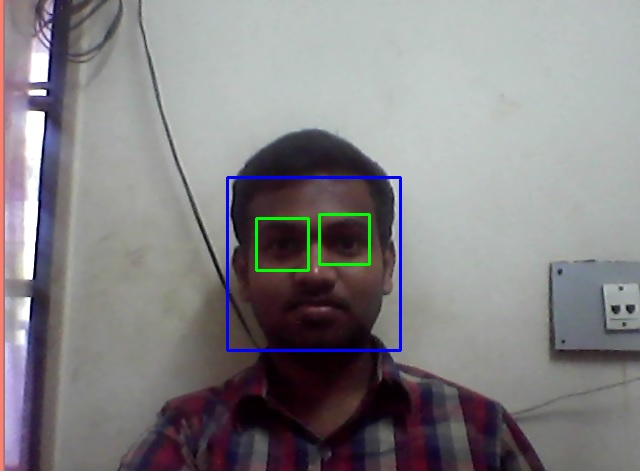
#> input picture Code/Live face detection/barani.jpg, 640 x 476 px, given in place of the camera
$ python main.py   (older library calls are emulated)
#> lines starting #> are read from the running program, lines starting #| are printed output that depends on the picture
### Code/fall-detector-v2/video.py
# Fall detector video class
# Source: camera (int) or file (string)
#
#
# Kim Salmi, kim.salmi(at)iki(dot)fi
# http://tunn.us/arduino/falldetector.php
# License: GPLv3

import time
import cv2
import person
import settings
import webservice
import bs

class Video:
	def __init__(self):
		self.settings = settings.Settings()
		self.camera = cv2.VideoCapture(0)
		self.bs = bs.Bs()
		self.persons = person.Persons(self.settings.movementMaximum, self.settings.movementMinimum, self.settings.movementTime)
		self.start = time.time()
		self.webservice = webservice.Webservice(self.settings.location, self.settings.phone)
		self.errorcount = 0
		self.alertLog = []
		self.frameCount = 1

	def nextFrame(self):
		grabbed, self.frame = self.camera.read()
#> self.frame is the input picture: shape (476, 640, 3); mean B, G, R 133.3, 131, 133.3
		if not grabbed: # eof
			self.destroyNow()
		self.convertFrame()

	def showFrame(self):
		if self.settings.debug:
			cv2.imshow("Thresh", self.thresh)
			#if self.settings.bsMethod == 1:
				#cv2.imshow("backgroundFrame", self.backgroundFrame)
				#cv2.imshow("frameDelta", self.frameDelta)
		cv2.imshow("Feed", self.frame)


	def destroyNow(self):
		self.camera.release()
		cv2.destroyAllWindows()

	def testDestroy(self):
		key = cv2.waitKey(1) & 0xFF
		if key == ord("q"):
			self.destroyNow()
			return 1
		else:
			return 0

	# [5 lines left out: function resetBackgroundFrame, not called in this run]
		#self.frameCount = 1
		#print 'resetbackgroundFrame'

	def testBackgroundFrame(self):
		key = cv2.waitKey(1) & 0xFF
		if key == ord("n"):
			self.bs.deleteBackground()
		#self.resetBackgroundFrame()

	def updateBackground(self):
		self.bs.updateBackground(self.frame)

	def testSettings(self):
		key = cv2.waitKey(1) & 0xFF
		if key == ord("0"):
			self.settings.minArea += 50
			print "minArea: " , self.settings.minArea
		if key == ord("9"):
			self.settings.minArea -= 50
			print "minArea: " , self.settings.minArea
		if key == ord("8"):
			self.settings.dilationPixels += 1
			print "dilationPixels: " , self.settings.dilationPixels
		if key == ord("7"):
			self.settings.dilationPixels -= 1
			print "dilationPixels: " , self.settings.dilationPixels
		if key == ord("6"):
			self.settings.thresholdLimit += 1
			print "thresholdLimit: " , self.settings.thresholdLimit
		if key == ord("5"):
			self.settings.thresholdLimit -= 1
			print "thresholdLimit: " , self.settings.thresholdLimit
		if key == ord("4"):
			self.settings.movementMaximum += 1
			print "movementMaximum: " , self.settings.movementMaximum
		if key == ord("3"):
			self.settings.movementMaximum -= 1
			print "movementMaximum: " , self.settings.movementMaximum
		if key == ord("2"):
			self.settings.movementMinimum += 1
			print "movementMinimum: " , self.settings.movementMinimum
		if key == ord("1"):
			self.settings.movementMinimum  -= 1
			print "movementMinimum: " , self.settings.movementMinimum
		if key == ord("o"):
			if self.settings.useGaussian:
				self.settings.useGaussian = 0
				print "useGaussian: off"
				self.resetbackgroundFrame()
			else:
				self.settings.useGaussian = 1
				print "useGaussian: on"
				self.resetbackgroundFrame()
		if key == ord("+"):
			self.settings.movementTime += 1
			print "movementTime: " , self.settings.movementTime
		if key == ord("p"):
			self.settings.movementTime -= 1
			print "movementTime : " , self.settings.movementTime


	def convertFrame (self):
		# resize current frame, make it gray scale and blur it
		if self.settings.useResize:
			r = 750.0 / self.frame.shape[1]
#> r = 1.17
			dim = (750, int(self.frame.shape[0] * r))
#> dim = (750, 557)
			self.frame = cv2.resize(self.frame, dim, interpolation = cv2.INTER_AREA)
#> self.frame: shape (557, 750, 3)
		if self.settings.useBw:
			self.frame = cv2.cvtColor(self.frame, cv2.COLOR_BGR2GRAY)
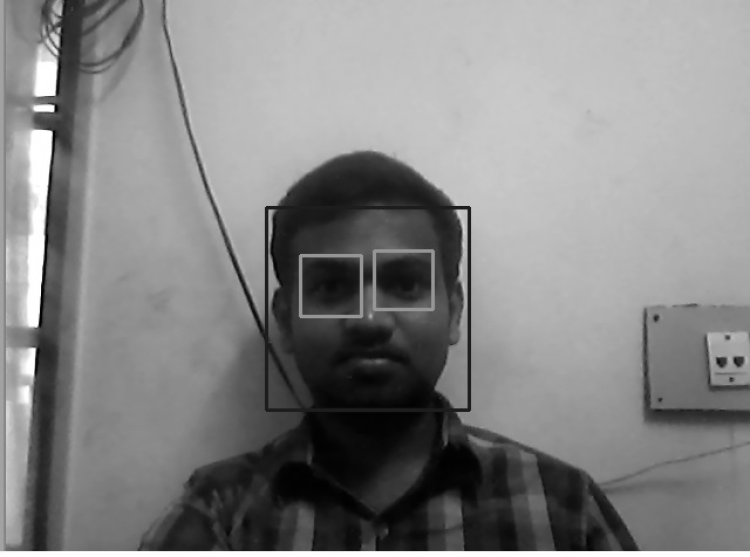
#> self.frame: shape (557, 750); min 1, max 255, mean 131.9
		if self.settings.useGaussian:
			self.frame = cv2.GaussianBlur(self.frame, (self.settings.gaussianPixels, self.settings.gaussianPixels), 0)

	def compare(self):
		# difference between the current frame and backgroundFrame
		self.thresh = self.bs.compareBackground(self.frame)
		self.thresh = cv2.dilate(self.thresh, None, iterations=self.settings.dilationPixels) # dilate thresh
		_, contours, _ = cv2.findContours(self.thresh.copy(), cv2.RETR_EXTERNAL, cv2.CHAIN_APPROX_SIMPLE) #find contours

		self.persons.tick()

		detectStatus = "idle"


		for contour in contours:
			if cv2.contourArea(contour) < self.settings.minArea:
				continue

			(x, y, w, h) = cv2.boundingRect(contour)

			#if self.thresh.shape[1] < w+50 and self.thresh.shape[0] < h+50:
				#self.newLightconditions()
			#	continue

			person = self.persons.addPerson(x, y, w, h)
			color = (0, 255, 0)
			if person.alert:
				color = (0, 0, 255)
				cv2.line(self.frame, (x, y), (x + w, y + h), color, 2)
				cv2.line(self.frame, (x + w, y), (x , y + h), color, 2)
				detectStatus = "Alarm, not moving"

				if not person.alarmReported:
					self.webservice.alarm("not moving", person.id)
					person.alarmReported = 1

			cv2.rectangle(self.frame, (x, y), (x + w, y + h), color, 2)
			cv2.putText(self.frame, "{}".format(cv2.contourArea(contour)), (x, y+h+20), cv2.FONT_HERSHEY_SIMPLEX, 0.7, color, 1)
			cv2.putText(self.frame, "{} : {}".format(person.id, person.lastmoveTime), (x, y+20), cv2.FONT_HERSHEY_SIMPLEX, 0.8, color, 1)

		# Hud + fps
		if self.settings.debug:
			self.end = time.time()
			seconds = self.end - self.start
			fps  = round((1 / seconds), 1)
			self.start = time.time()

			cv2.putText(self.frame, "Detect: {}".format(detectStatus), (10, 20), cv2.FONT_HERSHEY_SIMPLEX, 0.8, (0, 140, 255), 1)
	 		cv2.putText(self.frame, "FPS: {}".format(fps), (400, 20), cv2.FONT_HERSHEY_SIMPLEX, 0.8, (0, 140, 255), 1)


	# [6 lines left out: function newLightconditions, not called in this run]

### Code/fall-detector-v2/bs.py
# bs.py
# Method:
# 0 - MOG2
# 1 - dynamic approach
#
# Kim Salmi, kim.salmi(at)iki(dot)fi
# http://tunn.us/arduino/falldetector.php
# License: GPLv3

# BackgroundSubtractorMOG2([history, varThreshold[, bShadowDetection]]) -> <BackgroundSubtractorMOG2 object>
# http://docs.opencv.org/2.4/modules/video/doc/motion_analysis_and_object_tracking.html#backgroundsubtractormog2

import cv2
import settings

class Bs:
	def __init__(self):
		self.settings = settings.Settings()
		self.method = self.settings.bsMethod

		if self.method == 0:
			self.fgbg = cv2.BackgroundSubtractorMOG2(self.settings.MOG2history, self.settings.MOG2thresh, self.settings.MOG2shadow)
			self.foregroundMask = None

		if self.method == 1:
			self.backgroundFrame = None
			self.frameCount = 1

	def updateBackground(self, frame):
		if self.method == 0:
			self.foregroundMask = self.fgbg.apply(frame, self.foregroundMask, self.settings.MOG2learningRate)

		if self.method == 1:
			alpha = (1.0/self.frameCount)
			if self.backgroundFrame is None:
				self.backgroundFrame = frame
			self.backgroundFrame = cv2.addWeighted(frame, alpha, self.backgroundFrame, 1.0-alpha, 0)
			self.frameCount += 1

	def compareBackground(self, frame):
		if self.method == 0:
			return self.foregroundMask

		if self.method == 1:
			self.frameDelta = cv2.absdiff(self.backgroundFrame, frame)
			self.foregroundMask = cv2.threshold(self.frameDelta, self.settings.thresholdLimit, 255, cv2.THRESH_BINARY)[1]
			return self.foregroundMask

	# [16 lines left out: functions deleteBackground, resetBackgroundIfNeeded, not called in this run]


### Code/fall-detector-v2/person.py
# Fall detector Person class
#
# Kim Salmi, kim.salmi(at)iki(dot)fi
# http://tunn.us/arduino/falldetector.php
# License: GPLv3

class Person(object):
	"""Person"""
	amount = 0

	# [33 lines left out: functions __init__, samePerson, editPerson, not called in this run]

	def getId(self):
		return self.id

	# [7 lines left out: function tick, not called in this run]

	def getAlert(self):
		return self.alert

	def getRemove(self):
		return self.remove


class Persons:
	def __init__(self, movementMaximum, movementMinimum, movementTime):
		self.persons = []
		self.movementMaximum = movementMaximum
		self.movementMinimum = movementMinimum
		self.movementTime = movementTime
		Person.amount = 0

	# [15 lines left out: functions addPerson, familiarPerson, not called in this run]

	def tick(self):
		for person in self.persons:
			person.tick()
			if person.getRemove():
				self.persons.remove(person)

### Code/fall-detector-v2/settings.py
# Fall detector settings class
#
#
# Kim Salmi, kim.salmi(at)iki(dot)fi
# http://tunn.us/arduino/falldetector.php
# License: GPLv3

class Settings(object):

	def __init__(self):
		self.debug = 1 # boolean
		self.source = 0 # camera source
		self.bsMethod = 1 # listed in bs.py
		self.MOG2learningRate = 0.001
		self.MOG2shadow = 0
		self.MOG2history = 100
		self.MOG2thresh = 20
		self.minArea = 50*50 # minimum area to be considered as a person
		self.thresholdLimit = 50
		self.dilationPixels = 30
		self.useGaussian = 0 # boolean
		self.useBw = 1 # boolean
		self.useResize = 1 # boolean
		self.gaussianPixels = 31
		self.movementMaximum = 75 # amount to move to still be the same person
		self.movementMinimum = 3 # minimum amount to move to not trigger alarm
		self.movementTime = 50 # number of frames after the alarm is triggered
		self.location = 'Viikintie 1'
		self.phone = '01010101010'

### Code/fall-detector-v2/webservice.py
# Fall detector webservice
#
# Kim Salmi, kim.salmi(at)iki(dot)fi
# http://tunn.us/arduino/falldetector.php
# License: GPLv3

import requests

class Webservice(object):

	def __init__(self, place, phone):
		#self.url = 'http://tunn.us/tools/healthservice/add.php?place='+place+'&phone='+phone
		self.url = 'http://salmi.pro/ject/fall/add.php?place='+place+'&phone='+phone
		self.data = ''


	# [5 lines left out: function alarm, not called in this run]

### Code/fall-detector-v2/main.py
# Fall detector main
# Kim Salmi, kim.salmi(at)iki(dot)fi
# http://tunn.us/arduino/falldetector.php
# License: GPLv3

import video
import time
import sys
import numpy as np
import cv2
import time

video = video.Video()
time.sleep(1.0) # let camera autofocus + autosaturation settle
video.nextFrame()
video.testBackgroundFrame()
#> (key q is pressed here)

while 1:
	video.nextFrame()
	video.testBackgroundFrame()
	video.updateBackground()
	video.compare()
	video.showFrame()
	video.testSettings()
	if video.testDestroy():
		sys.exit()
#> (the program exits here)
